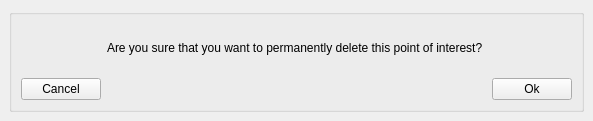
<?xml version="1.0" encoding="UTF-8"?>
<ui version="4.0">
 <class>PointofInterestDeletionWarning</class>
 <widget class="QMainWindow" name="PointofInterestDeletionWarning">
  <property name="geometry">
   <rect>
    <x>0</x>
    <y>0</y>
    <width>553</width>
    <height>121</height>
   </rect>
  </property>
  <property name="windowTitle">
   <string>MainWindow</string>
  </property>
  <widget class="QWidget" name="widget">
   <layout class="QGridLayout" name="gridLayout_2">
    <item row="0" column="0">
     <widget class="QGroupBox" name="poi_deletion_warning_groupbox">
      <property name="title">
       <string/>
      </property>
      <layout class="QGridLayout" name="gridLayout">
       <item row="0" column="2">
        <spacer name="right_spacer">
         <property name="orientation">
          <enum>Qt::Horizontal</enum>
         </property>
         <property name="sizeHint" stdset="0">
          <size>
           <width>40</width>
           <height>20</height>
          </size>
         </property>
        </spacer>
       </item>
       <item row="4" column="2">
        <widget class="QPushButton" name="ok_pushbutton">
         <property name="text">
          <string>Ok</string>
         </property>
        </widget>
       </item>
       <item row="0" column="1">
        <widget class="QLabel" name="label">
         <property name="text">
          <string>Are you sure that you want to permanently delete this point of interest? </string>
         </property>
        </widget>
       </item>
       <item row="0" column="0">
        <spacer name="left_spacer">
         <property name="orientation">
          <enum>Qt::Horizontal</enum>
         </property>
         <property name="sizeHint" stdset="0">
          <size>
           <width>40</width>
           <height>20</height>
          </size>
         </property>
        </spacer>
       </item>
       <item row="4" column="0">
        <widget class="QPushButton" name="cancel_pushbutton">
         <property name="text">
          <string>Cancel</string>
         </property>
        </widget>
       </item>
      </layout>
     </widget>
    </item>
   </layout>
  </widget>
 </widget>
 <resources/>
 <connections/>
</ui>
